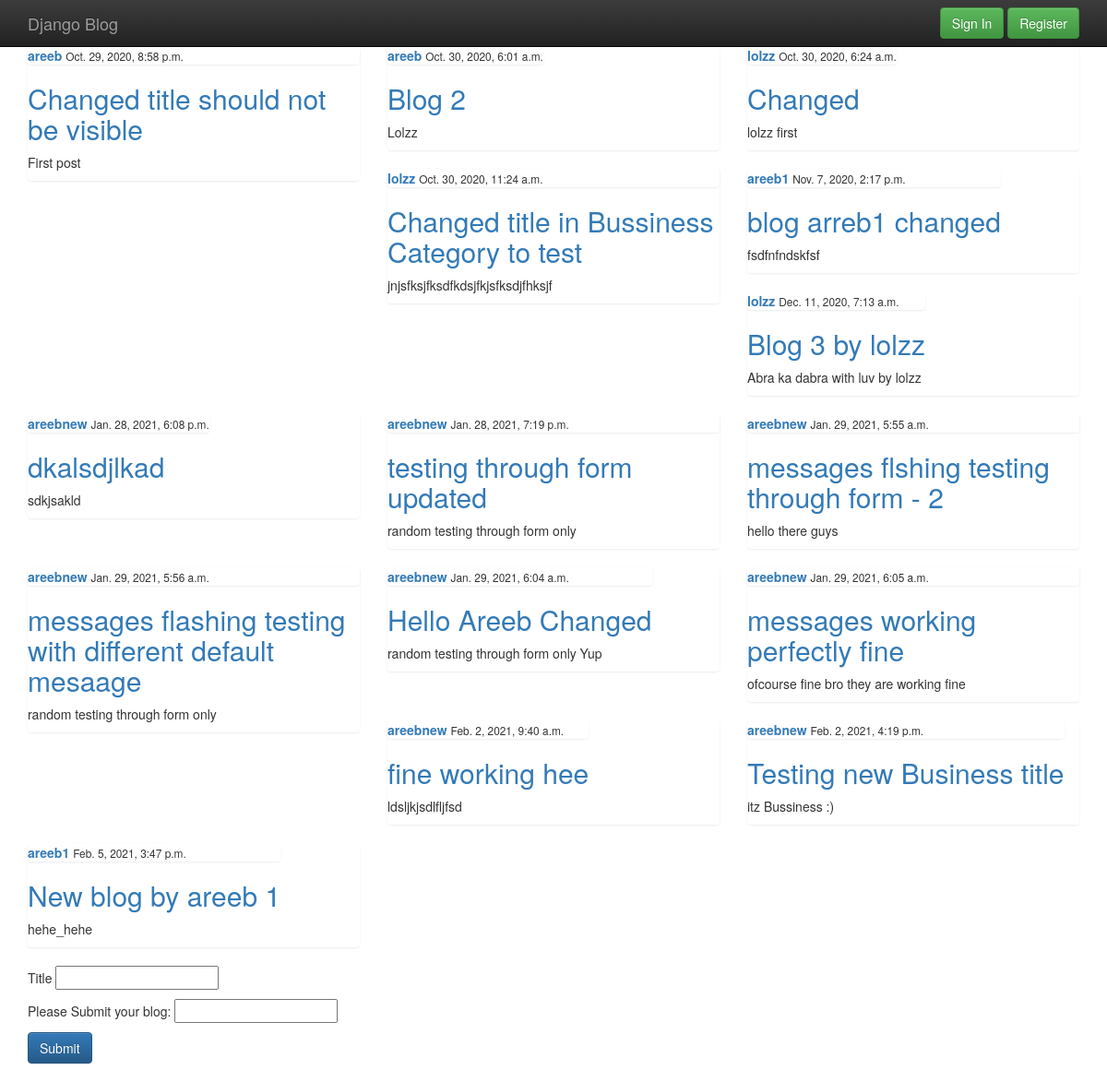
Before: /business/ with the older database file.
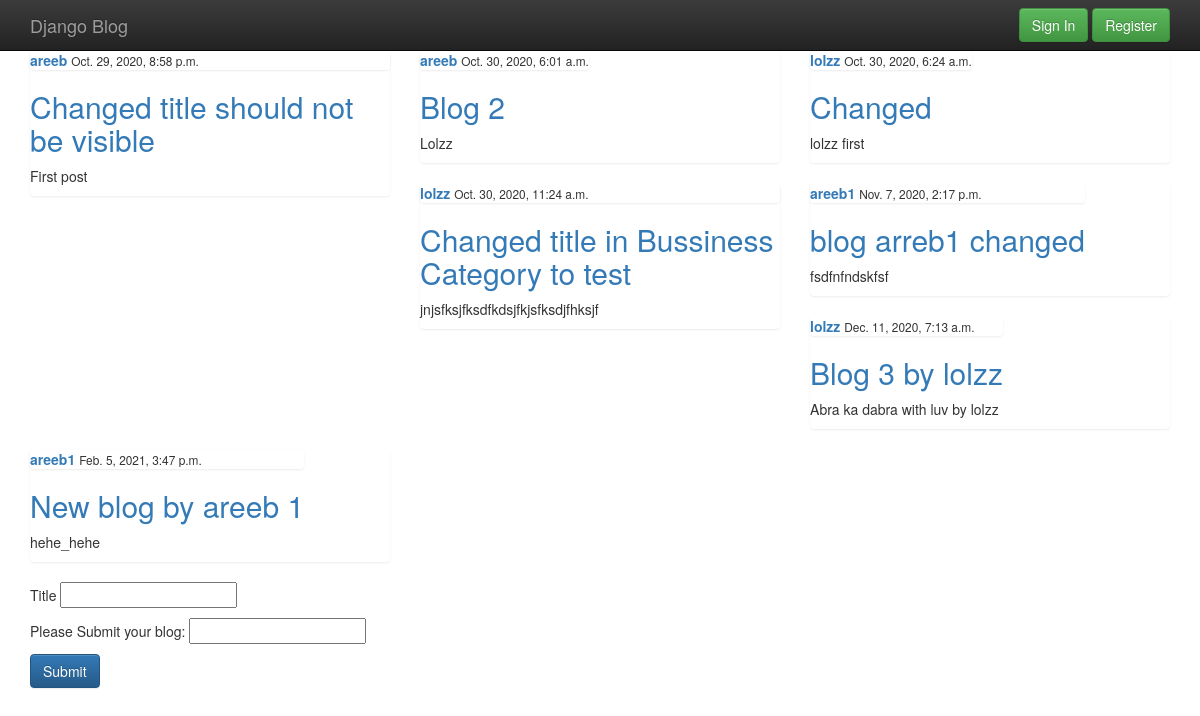
After: the same page with the newer database file.
### blog/models.py (models this page shows, shortened)
class Post(models.Model):
	title  = models.CharField( max_length = 100)
	content = models.TextField()
	date_posted = models.DateTimeField( default= timezone.now)
	author = models.ForeignKey( User  , on_delete = models.CASCADE)

### blog/views.py (the view)
# urls.py: path('business/' , views.business , name = 'business'),
def business(request):
	context  ={
		'posts' : Post.objects.all()
	}
	return render( request , 'blog/business.html' , context)

### blog/templates/blog/business.html (shortened to what this page needs)
{% extends 'blog/base.html'%}
{% load static %}
{% block content %}
<section class="container">
	<div class="row">
	{% for p in posts %}
	<div class="col-md-4">
	<div class = 'list-group' >
		<article>
			<div class="media-body">
				{%  if user.username|stringformat:"s" ==  p.author|stringformat:"s"  %}
				<div class="list-group">
					<a href=""> <strong>{{ p.author }}</strong></a>
					<small> {{ p.date_posted }} </small>
				</div>
				<h2><a  href="" > {{ p.title }} </a></h2>
				<p> {{ p.content }} </p>
				<h2><a  class = "btn btn-success " href = "{% url 'updatebussiness' p.id %}" role = 'button' > Update </a></h2>
				<h2><a  class = "btn btn-danger " href = "{% url 'deletebussiness' p.id %}" role = 'button' > Delete </a></h2>
				{% else %}
				<div class="list-group">
				<a href=""> <strong>{{ p.author }}</strong></a>
				<small> {{ p.date_posted }} </small>
				</div>
				<h2><a href=""> {{ p.title }} </a></h2>
				<p> {{ p.content }} </p>
				{% endif %}
			</div>
		</article>
	</div>
	</div>
	{% endfor %}
	</div>
</section>
<section class="container" >
	<form action = "business_post_add/" method="post">
		<p>
			Title
			<input type = "text" name = "business_post_title" > </input>
		</p>
		<p>
			Please Submit your blog:
			<input type="text" name="business_post_content"> </input>
		</p>
		<button class = "btn btn-primary " type="submit"> Submit </button>
	</form>
</section>
{% endblock %}

Changed rows visible on the page:
removed Post: author "areebnew", date_posted "Jan. 28, 2021, 6:08 p.m.", title "dkalsdjlkad", content "sdkjsakld"
removed Post: author "areebnew", date_posted "Jan. 28, 2021, 7:19 p.m.", title "testing through form updated", content "random testing through form only"
removed Post: author "areebnew", date_posted "Jan. 29, 2021, 5:55 a.m.", title "messages flshing testing through form - 2", content "hello there guys"
removed Post: author "areebnew", date_posted "Jan. 29, 2021, 5:56 a.m.", title "messages flashing testing with different default mesaage", content "random testing through form only"
removed Post: author "areebnew", date_posted "Jan. 29, 2021, 6:04 a.m.", title "Hello Areeb Changed", content "random testing through form only Yup"
removed Post: author "areebnew", date_posted "Jan. 29, 2021, 6:05 a.m.", title "messages working perfectly fine", content "ofcourse fine bro they are working fine"
removed Post: author "areebnew", date_posted "Feb. 2, 2021, 9:40 a.m.", title "fine working hee", content "ldsljkjsdlfljfsd"
removed Post: author "areebnew", date_posted "Feb. 2, 2021, 4:19 p.m.", title "Testing new Business title", content "itz Bussiness :)"
